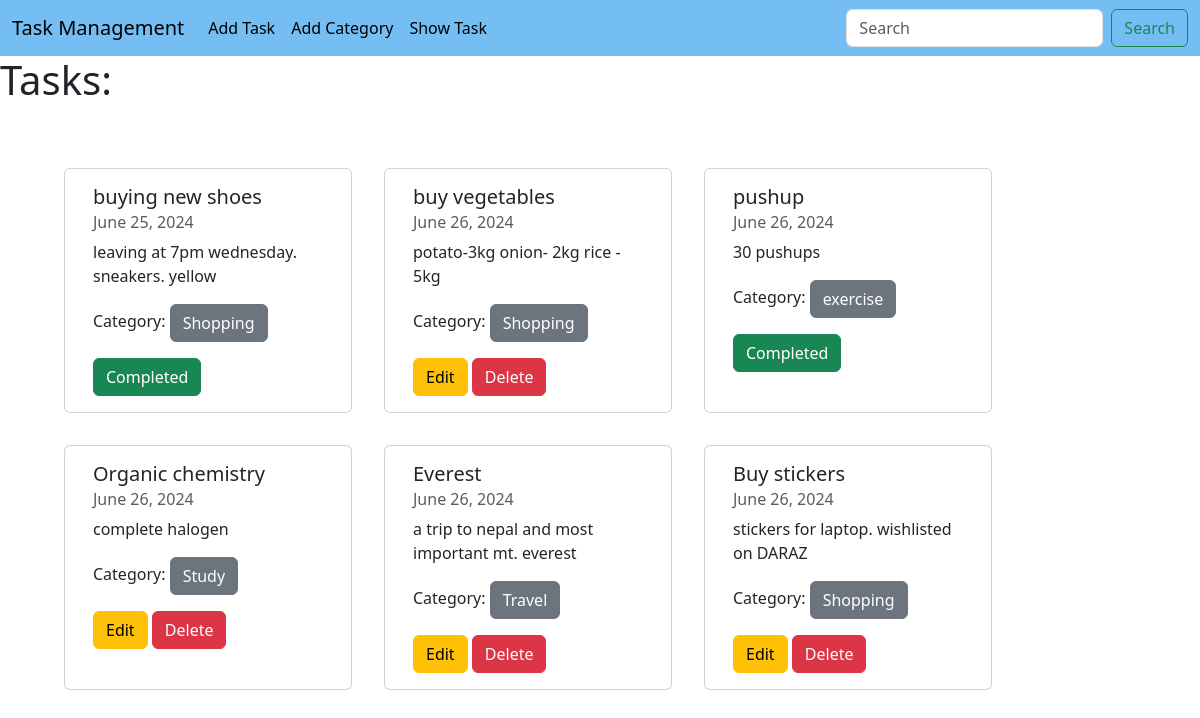
The page /task/show/ on the database its author committed.
### task/models.py (models this page shows, shortened)
class taskModel(models.Model):
    taskTitle = models.CharField(max_length=50)
    taskDescription = models.TextField(max_length=200)
    is_completed = models.BooleanField(default=False)
    task_assign_date = models.DateField(auto_now_add=True)
    category = models.ManyToManyField(TaskCategory)

### category/models.py (models this page shows, shortened)
class TaskCategory(models.Model):
    category_name = models.CharField(max_length=30)

### task/views.py (the view)
# urls.py: path('show/',views.show_task, name= 'show_task'),
def show_task(request):
    value = models.taskModel.objects.all()
    return render(request, 'show_task.html' , {'value' : value })

### task/templates/show_task.html
{% extends 'base.html' %}
{% block content %}
<h1>Tasks:</h1>
<div class="card-holder row m-5">
  {% for ans in value %}
  <div class="card m-3 col-4" style="width: 18rem;">
      <div class="card-body">
        <h5 class="card-title">{{ans.taskTitle}}</h5>
        <h6 class="card-subtitle mb-2 text-body-secondary">{{ans.task_assign_date}}</h6>
        <p class="card-text">{{ans.taskDescription}}</p>
        <p>
          Category: {% for cat in ans.category.all %}
          <button class="btn btn-secondary">{{cat.category_name}}</button>
          {% endfor %}
        </p>
        {% if ans.is_completed == True %}
        <button class="btn btn-success">Completed</button>
        {% else %}
        <a href="{% url 'edit_task' ans.id %}" class="btn btn-warning">Edit</a>
        <a href="{% url 'delete_task' ans.id %}" class="btn btn-danger">Delete</a>
        {% endif %}
      </div>
  </div>
    {% endfor %}
</div>
{% endblock %}

### templates/base.html (shortened to what this page needs)
<!doctype html>
<html lang="en">
  <head>
    <link href="https://cdn.jsdelivr.net/npm/bootstrap@5.3.3/dist/css/bootstrap.min.css" rel="stylesheet">
  </head>
  <body>
    <nav class="navbar navbar-expand-lg" style="background-color: #74bef3;">
        <div class="container-fluid">
          <a class="navbar-brand" href="{% url 'homepage' %}">Task Management</a>
          <div class="collapse navbar-collapse" id="navbarSupportedContent">
            <ul class="navbar-nav me-auto mb-2 mb-lg-0">
              <li class="nav-item">
                <a class="nav-link active" aria-current="page" href="{% url 'add_task' %}">Add Task</a>
              </li>
              <li class="nav-item">
                <a class="nav-link active" aria-current="page" href="{% url 'add_category' %}">Add Category</a>
              </li>
              <li class="nav-item">
                <a class="nav-link active" aria-current="page" href="{% url 'show_task' %}">Show Task</a>
              </li>
            </ul>
            <form class="d-flex" role="search">
              <input class="form-control me-2" type="search" placeholder="Search" aria-label="Search">
              <button class="btn btn-outline-success" type="submit">Search</button>
            </form>
          </div>
        </div>
    </nav>
    {% block content %}
    {% endblock %}
  </body>
</html>

### rows shown on the page
taskModel: taskTitle "buying new shoes", task_assign_date "June 25, 2024", taskDescription "leaving at 7pm wednesday. sneakers. yellow", is_completed "Completed"
TaskCategory: category_name "Shopping"
taskModel: taskTitle "buy vegetables", task_assign_date "June 26, 2024", taskDescription "potato-3kg onion- 2kg rice - 5kg", is_completed "Edit"
taskModel: taskTitle "pushup", task_assign_date "June 26, 2024", taskDescription "30 pushups", is_completed "Completed"
TaskCategory: category_name "exercise"
taskModel: taskTitle "Organic chemistry", task_assign_date "June 26, 2024", taskDescription "complete halogen", is_completed "Edit"
TaskCategory: category_name "Study"
taskModel: taskTitle "Everest", task_assign_date "June 26, 2024", taskDescription "a trip to nepal and most important mt. everest", is_completed "Edit"
TaskCategory: category_name "Travel"
taskModel: taskTitle "Buy stickers", task_assign_date "June 26, 2024", taskDescription "stickers for laptop. wishlisted on DARAZ", is_completed "Edit"
